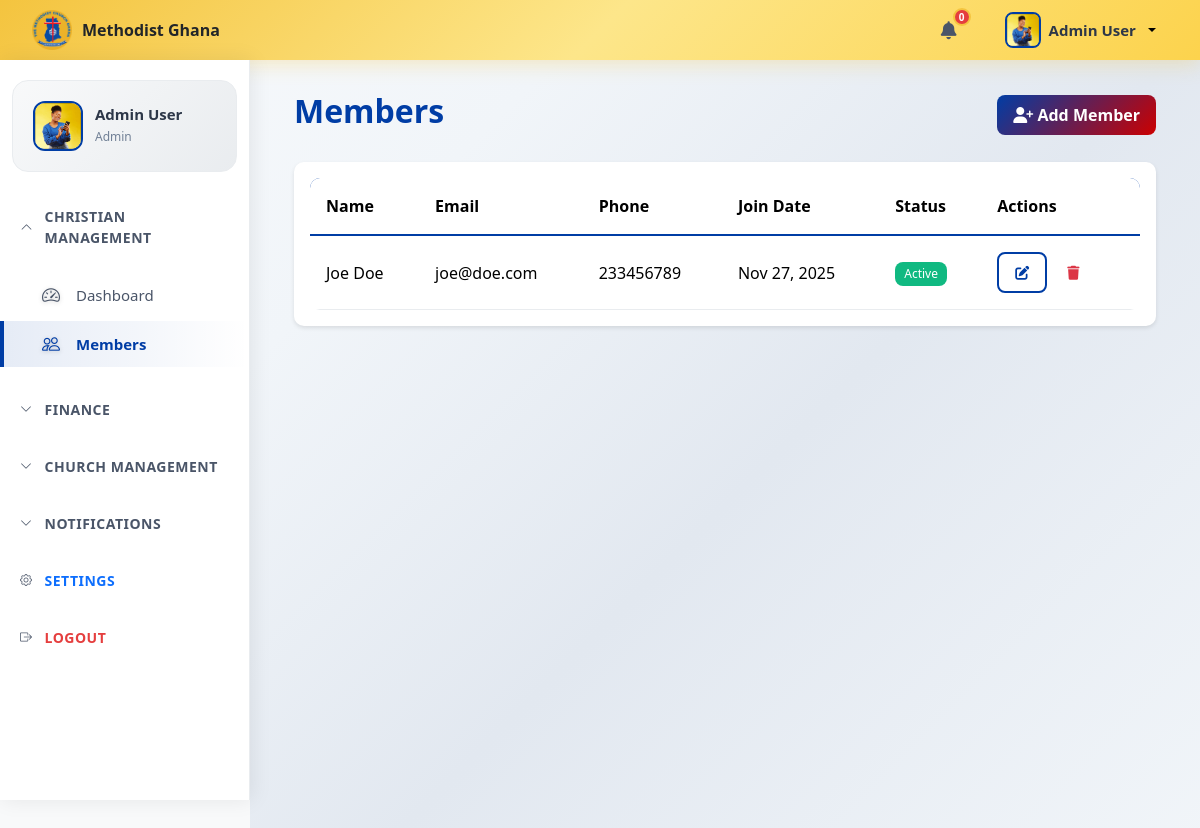
Page /app/views/members.php (signed in) on the earlier database version.
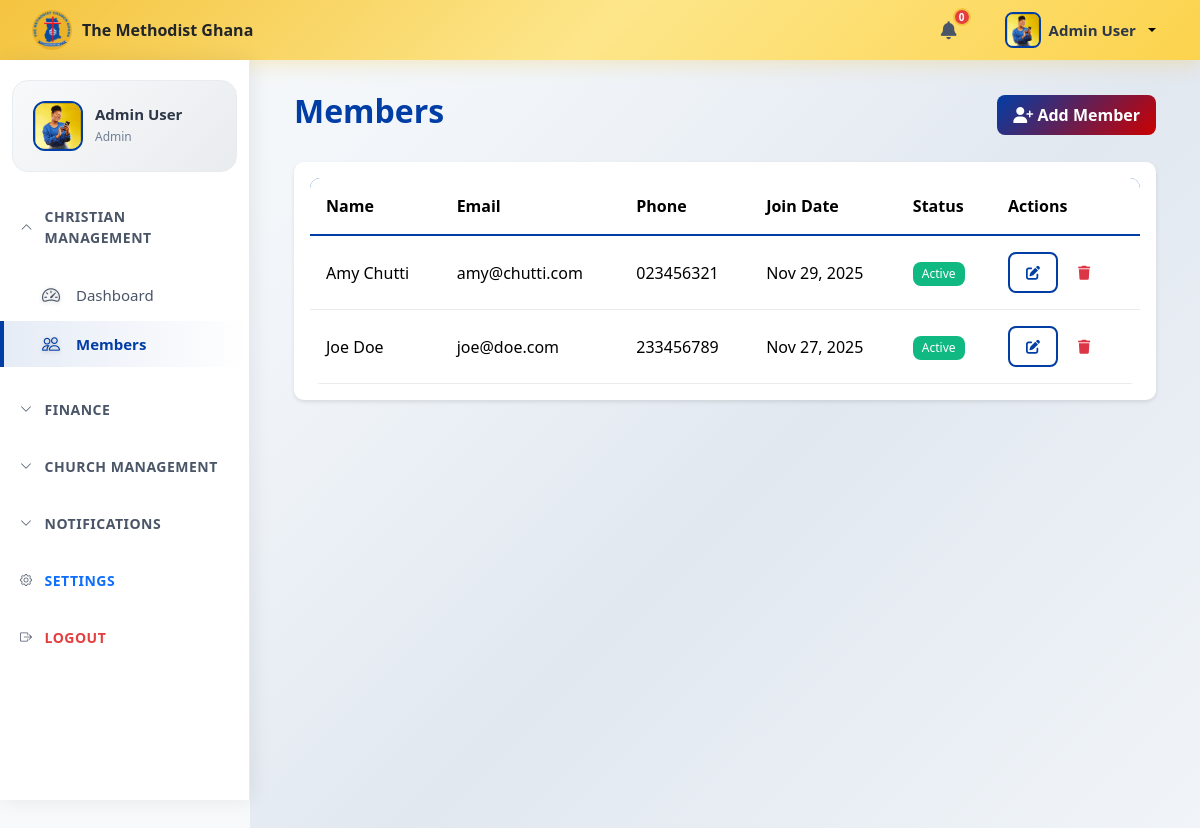
Same page on the later database version.
### tables this page shows
CREATE TABLE `settings` (
  `id` int(11) NOT NULL,
  `setting_key` varchar(100) NOT NULL,
  `setting_value` longtext DEFAULT NULL,
  `description` text DEFAULT NULL,
  `created_at` timestamp NOT NULL DEFAULT current_timestamp(),
  `updated_at` timestamp NOT NULL DEFAULT current_timestamp() ON UPDATE current_timestamp()
);

CREATE TABLE `members` (
  `id` int(11) NOT NULL,
  `user_id` int(11) DEFAULT NULL,
  `first_name` varchar(100) NOT NULL,
  `last_name` varchar(100) NOT NULL,
  `email` varchar(255) DEFAULT NULL,
  `phone` varchar(20) DEFAULT NULL,
  `date_of_birth` date DEFAULT NULL,
  `gender` varchar(20) DEFAULT NULL,
  `join_date` date DEFAULT NULL,
  `status` varchar(50) DEFAULT 'active',
  `address` varchar(255) DEFAULT NULL,
  `city` varchar(100) DEFAULT NULL,
  `state` varchar(100) DEFAULT NULL,
  `zip_code` varchar(20) DEFAULT NULL,
  `emergency_contact` varchar(100) DEFAULT NULL,
  `emergency_phone` varchar(20) DEFAULT NULL,
  `photo` varchar(255) DEFAULT NULL,
  `created_at` timestamp NOT NULL DEFAULT current_timestamp(),
  `updated_at` timestamp NOT NULL DEFAULT current_timestamp() ON UPDATE current_timestamp()
);

### config/database.php (called while the page is built, shortened)
<?php
class Database {
    private $host = 'localhost';
    private $db_name = 'church_management_system';
    private $user = 'root';
    private $password = '';
    private $pdo;
    private static $instance = null;
    public static function getInstance() {
        if (self::$instance === null) {
            self::$instance = new self();
        }
        return self::$instance;
    }
    public function connect() {
        try {
            $dsn = 'mysql:host=' . $this->host . ';dbname=' . $this->db_name;
            $this->pdo = new PDO($dsn, $this->user, $this->password);
            $this->pdo->setAttribute(PDO::ATTR_ERRMODE, PDO::ERRMODE_EXCEPTION);
            $this->pdo->setAttribute(PDO::ATTR_DEFAULT_FETCH_MODE, PDO::FETCH_ASSOC);
        } catch (PDOException $e) {
            die('Connection Error: ' . $e->getMessage());
        }
    }
    public function getConnection() {
        return $this->pdo;
    }
    public function query($sql, $params = []) {
        try {
            $stmt = $this->pdo->prepare($sql);
            $stmt->execute($params);
            return $stmt;
        } catch (PDOException $e) {
            die('Query Error: ' . $e->getMessage());
        }
    }
    public function fetchAll($sql, $params = []) {
        return $this->query($sql, $params)->fetchAll();
    }
}
?>

### app/models/Member.php (called while the page is built, shortened)
<?php
class Member {
    private $db;
    private $table = 'members';
    public function __construct() {
        $this->db = Database::getInstance()->getConnection();
    }
    public function getAll($limit = null, $offset = 0) {
        $sql = "SELECT * FROM {$this->table} WHERE status = 'active' ORDER BY created_at DESC";
        if ($limit) {
            $sql .= " LIMIT :limit OFFSET :offset";
            $stmt = $this->db->prepare($sql);
            $stmt->bindParam(':limit', $limit, PDO::PARAM_INT);
            $stmt->bindParam(':offset', $offset, PDO::PARAM_INT);
        } else {
            $stmt = $this->db->prepare($sql);
        }
        $stmt->execute();
        return $stmt->fetchAll(PDO::FETCH_ASSOC);
    }
}
?>

### app/views/members.php (the view, shortened to what the changed rows need)
<?php
require_once __DIR__ . '/../../config/database.php';
require_once __DIR__ . '/../models/Member.php';
$member = new Member();
$members = $member->getAll();
?>
<?php include 'header.php'; ?>
<div class="main-content">
    <div class="container-fluid">
        <div class="d-flex justify-content-between align-items-center mb-4">
            <h2 class="fw-bold" style="color: var(--primary-color);">Members</h2>
        </div>
        <div class="card">
            <div class="card-body">
                <div class="table-responsive">
                    <table class="table table-hover">
                        <thead style="background-color: var(--primary-color); color: white;">
                            <tr>
                                <th>Name</th>
                                <th>Email</th>
                                <th>Phone</th>
                                <th>Join Date</th>
                                <th>Status</th>
                                <th>Actions</th>
                            </tr>
                        </thead>
                        <tbody>
                            <?php foreach ($members as $m): ?>
                                <tr>
                                    <td><?php echo htmlspecialchars($m['first_name'] . ' ' . $m['last_name']); ?></td>
                                    <td><?php echo htmlspecialchars($m['email'] ?? 'N/A'); ?></td>
                                    <td><?php echo htmlspecialchars($m['phone'] ?? 'N/A'); ?></td>
                                    <td><?php echo date('M d, Y', strtotime($m['join_date'] ?? $m['created_at'])); ?></td>
                                    <td><span class="badge bg-success"><?php echo ucfirst($m['status']); ?></span></td>
                                    <td>
                                            <button class="btn btn-sm btn-outline-primary editBtn" data-bs-toggle="modal" data-bs-target="#editMemberModal<?php echo $m['id']; ?>">
                                            <i class="fas fa-edit"></i>
                                        </button>
                                        <button class="btn btn-sm btn-outline-danger" onclick="confirmDelete(<?php echo $m['id']; ?>)">
                                            <i class="fas fa-trash"></i>
                                        </button>
                                    </td>
                                </tr>
                            <?php endforeach; ?>
                        </tbody>
                    </table>
                </div>
            </div>
        </div>
    </div>
</div>

### app/views/navbar.php (shortened to what the changed rows need)
<?php
require_once __DIR__ . '/../../config/database.php';
?>
    <nav class="top-navbar">
        <div class="top-nav-left">
            <div class="d-none d-md-flex align-items-center">
                <img src="<?php echo BASE_URL;?>/assets/images/methodist-logo.png" alt="Logo" style="height: 40px; margin-right: 10px;">
                <span class="fw-bold text-dark"><?php echo htmlspecialchars($church_name); ?></span>
            </div>
        </div>
    </nav>
</body>
</html>

Differences in the rows shown:
changed settings: setting_value "Methodist Ghana" → "The Methodist Ghana"
added members: first_name+last_name "Amy Chutti", email "amy@chutti.com", phone "023456321", join_date "Nov 29, 2025", status "Active"
